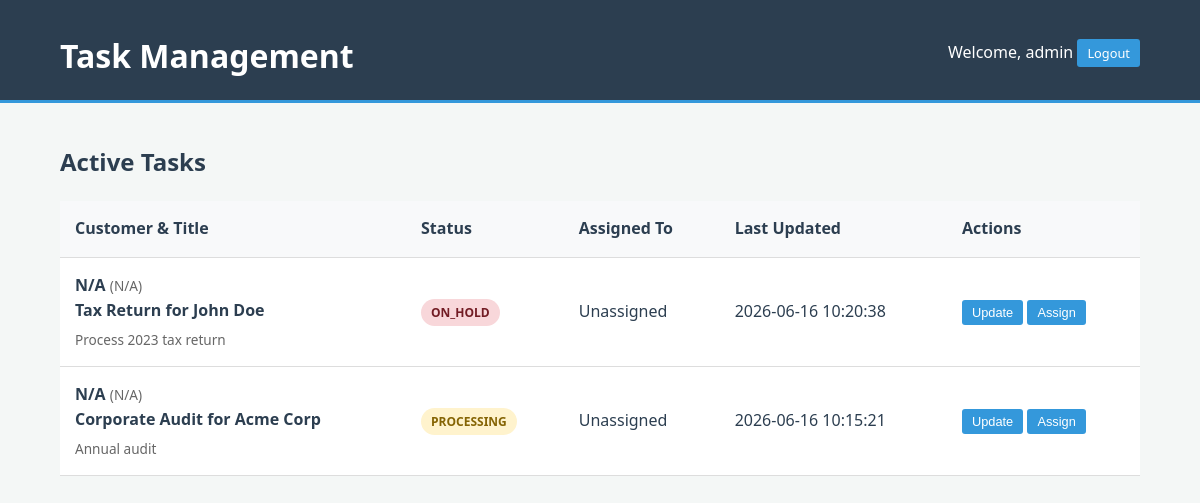
/index.php (signed in), run on an earlier commit of the app's database.
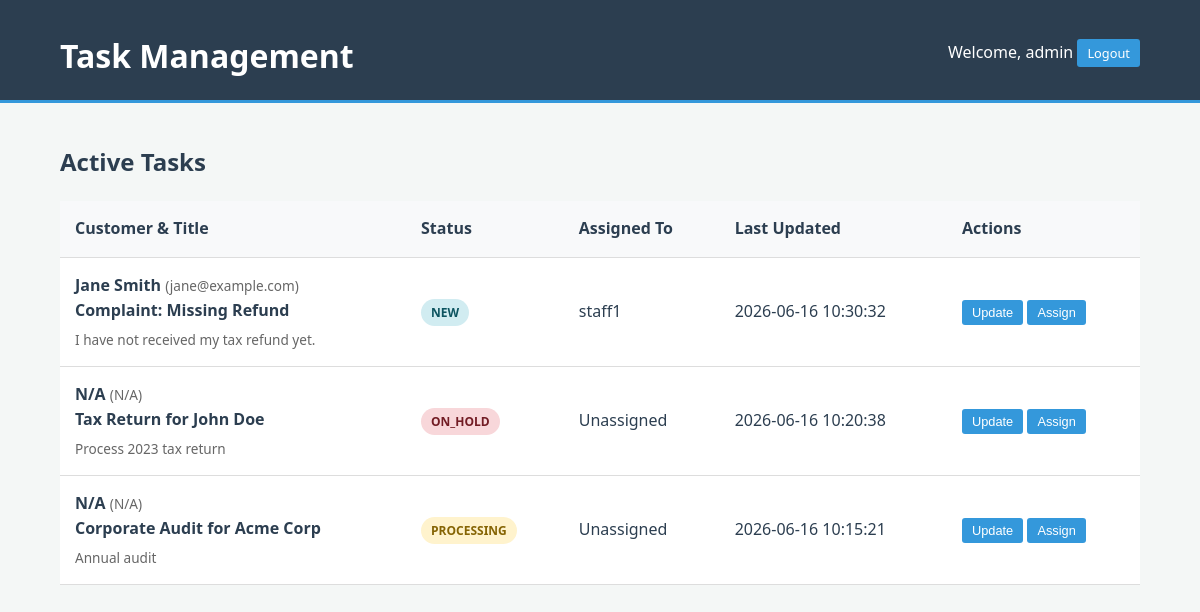
And on a later commit of the database.
### tables this page shows
CREATE TABLE tasks (
    id INTEGER PRIMARY KEY AUTOINCREMENT,
    title TEXT NOT NULL,
    description TEXT,
    status TEXT CHECK(status IN ('NEW', 'PROCESSING', 'ON_HOLD', 'VERIFYING', 'COMPLETED')) DEFAULT 'NEW',
    created_at DATETIME DEFAULT CURRENT_TIMESTAMP,
    updated_at DATETIME DEFAULT CURRENT_TIMESTAMP
, customer_name TEXT, customer_email TEXT, assigned_to INTEGER REFERENCES users(id));

CREATE TABLE users (
    id INTEGER PRIMARY KEY AUTOINCREMENT,
    username TEXT UNIQUE NOT NULL,
    password TEXT NOT NULL,
    role TEXT DEFAULT 'staff'
);

### includes/functions.php (called while the page is built, shortened)
<?php
function getAllTasks($userId = null, $role = 'admin') {
    $db = getDbConnection();
    if ($role === 'admin') {
        $stmt = $db->query("
            SELECT t.*, u.username as assigned_staff
            FROM tasks t
            LEFT JOIN users u ON t.assigned_to = u.id
            ORDER BY t.updated_at DESC
        ");
        return $stmt->fetchAll();
    }
}
?>

### index.php (the view, shortened to what this page needs)
<?php
require_once 'includes/functions.php';
$user_id = $_SESSION['user_id'];
$username = $_SESSION['username'];
$role = $_SESSION['role'];
$tasks = getAllTasks($user_id, $role);
?>
<!DOCTYPE html>
<html lang="en">
<head>
    <link rel="stylesheet" href="css/style.css">
</head>
<body>
    <header>
        <div class="container">
            <h1>Task Management</h1>
            <div class="user-info">
                <span>Welcome, <?php echo htmlspecialchars($username); ?></span>
                <a href="logout.php" class="btn-sm">Logout</a>
            </div>
        </div>
    </header>
    <main class="container">
        <section class="task-list">
            <h2>Active Tasks</h2>
            <div class="table-responsive">
                <table>
                    <thead>
                        <tr>
                            <th>Customer & Title</th>
                            <th>Status</th>
                            <th>Assigned To</th>
                            <th>Last Updated</th>
                            <th>Actions</th>
                        </tr>
                    </thead>
                    <tbody>
                        <?php foreach ($tasks as $task): ?>
                            <tr>
                                <td>
                                    <div class="customer-info">
                                        <strong><?php echo htmlspecialchars($task['customer_name'] ?? 'N/A'); ?></strong>
                                        <span class="desc">(<?php echo htmlspecialchars($task['customer_email'] ?? 'N/A'); ?>)</span>
                                    </div>
                                    <strong><?php echo htmlspecialchars($task['title']); ?></strong>
                                    <p class="desc"><?php echo htmlspecialchars($task['description'] ?? ''); ?></p>
                                </td>
                                <td><span class="status-badge <?php echo strtolower($task['status']); ?>"><?php echo htmlspecialchars($task['status']); ?></span></td>
                                <td><?php echo htmlspecialchars($task['assigned_staff'] ?? 'Unassigned'); ?></td>
                                <td><?php echo htmlspecialchars($task['updated_at']); ?></td>
                                <td>
                                    <button class="btn-sm" onclick="showActionModal(<?php echo $task['id']; ?>, '<?php echo $task['status']; ?>')">Update</button>
                                    <?php if ($role === 'admin'): ?>
                                        <button class="btn-sm" onclick="showAssignModal(<?php echo $task['id']; ?>)">Assign</button>
                                    <?php endif; ?>
                                </td>
                            </tr>
                        <?php endforeach; ?>
                    </tbody>
                </table>
            </div>
        </section>
    </main>
</body>
</html>

### css/style.css (style rules this page uses)
:root { --primary-color: #2c3e50; --secondary-color: #34495e; --accent-color: #3498db; --success-color: #27ae60; --warning-color: #f39c12; --danger-color: #e74c3c; --light-color: #ecf0f1; --dark-color: #2c3e50; }
body { font-family: 'Segoe UI', Tahoma, Geneva, Verdana, sans-serif; line-height: 1.6; margin: 0; background-color: #f4f7f6; color: var(--dark-color); }
.container { width: 90%; max-width: 1200px; margin: auto; overflow: hidden; padding: 0 20px; }
header { background: var(--primary-color); color: #fff; padding-top: 30px; min-height: 70px; border-bottom: var(--accent-color) 3px solid; margin-bottom: 20px; }
header h1 { margin: 0; float: left; }
header .user-info { float: right; margin-top: 10px; }
.btn-sm { padding: 5px 10px; font-size: 0.8rem; background: var(--accent-color); color: #fff; border: none; border-radius: 3px; cursor: pointer; text-decoration: none; }
.table-responsive { overflow-x: auto; }
table { width: 100%; border-collapse: collapse; background: #fff; margin-bottom: 20px; }
table th, table td { padding: 15px; text-align: left; border-bottom: 1px solid #ddd; }
table th { background: #f8f9fa; }
.desc { font-size: 0.85rem; color: #666; margin: 5px 0 0 0; }
.status-badge { padding: 5px 10px; border-radius: 20px; font-size: 0.75rem; font-weight: bold; text-transform: uppercase; }
.status-badge.new { background: #d1ecf1; color: #0c5460; }
.status-badge.processing { background: #fff3cd; color: #856404; }
.status-badge.on_hold { background: #f8d7da; color: #721c24; }

What changed in the data, as far as the page shows it:
added tasks: customer_name "Jane Smith", customer_email "jane@example.com", title "Complaint: Missing Refund", description "I have not received my tax refund yet.", status "NEW", assigned_to.username "staff1", updated_at "2026-06-16 10:30:32"
